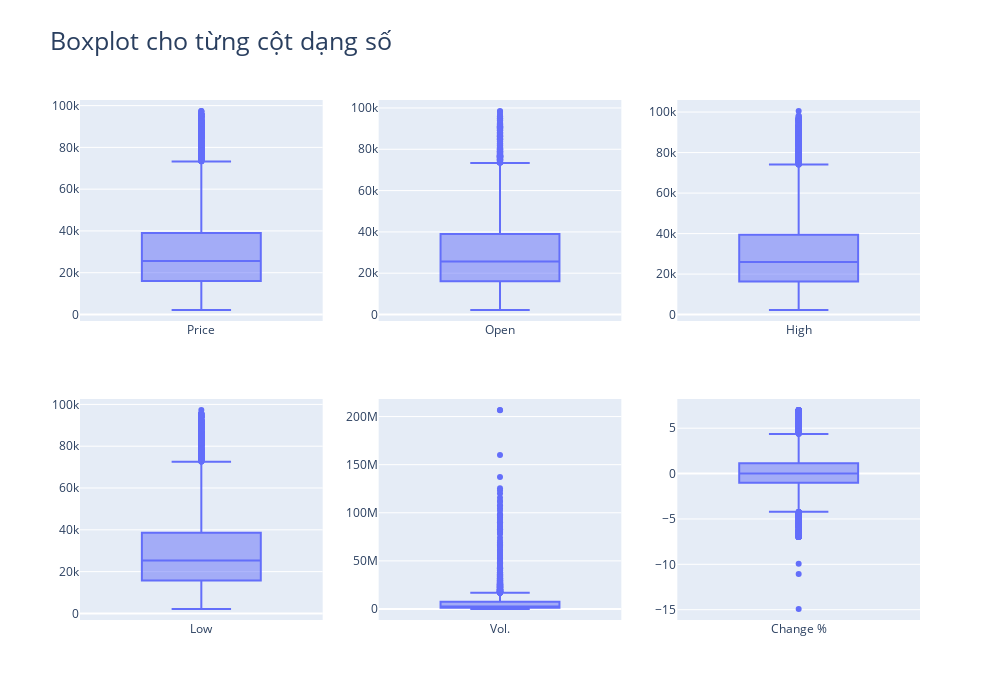

The notebook cell this image was saved under:
### Code cell
figure1 = px.box(full_df["Price"])
figure2 = px.box(full_df["Open"])
figure3 = px.box(full_df["High"])
figure4 = px.box(full_df["Low"])
figure5 = px.box(full_df["Vol."])
figure6 = px.box(full_df["Change %"])

figures = [figure1, figure2, figure3, figure4,figure5,figure6]
 
figure1_traces = []
figure2_traces = []
figure3_traces = []
figure4_traces = []
figure5_traces = []
figure6_traces = []

figure_traces = [figure1_traces,figure2_traces,figure3_traces,figure4_traces,figure5_traces,figure6_traces]

for (figure, figure_trace) in zip(figures,figure_traces):
    for trace in range(len(figure["data"])):
        figure_trace.append(figure["data"][trace])

# Create a 1x2 subplot
this_figure = sp.make_subplots(rows = 2, cols = 3)
this_figure.update_layout(height = 700, width = 1000, title_text = "Boxplot cho từng cột dạng số", title_font_size = 25)
row = 1
count = 1
# Get the Express fig broken down as traces and add the traces to the proper plot within the subplot
for figure_trace in figure_traces:
    for traces in figure_trace:
        this_figure.append_trace(traces, row = row, col = count)
    count += 1
    if count >3:
        row = 2 
        count =1
this_figure.show()

### Figure 1 — Plotly figure (JSON) as saved in the notebook; plotly's stock layout.template omitted (floating-point values rounded to 4 significant figures; data arrays with more than 128 entries replaced by an {"elided": "..."} marker saying what was removed)
{"data": [{"alignmentgroup": "True", "hovertemplate": "variable=%{x}<br>value=%{y}<extra></extra>", "legendgroup": "", "marker": {"color": "#636efa"}, "name": "", "notched": false, "offsetgroup": "", "orientation": "v", "showlegend": false, "type": "box", "x": {"elided": "8963 str values"}, "x0": " ", "xaxis": "x", "y": {"elided": "8963 float values"}, "y0": " ", "yaxis": "y"}, {"alignmentgroup": "True", "hovertemplate": "variable=%{x}<br>value=%{y}<extra></extra>", "legendgroup": "", "marker": {"color": "#636efa"}, "name": "", "notched": false, "offsetgroup": "", "orientation": "v", "showlegend": false, "type": "box", "x": {"elided": "8963 str values"}, "x0": " ", "xaxis": "x2", "y": {"elided": "8963 float values"}, "y0": " ", "yaxis": "y2"}, {"alignmentgroup": "True", "hovertemplate": "variable=%{x}<br>value=%{y}<extra></extra>", "legendgroup": "", "marker": {"color": "#636efa"}, "name": "", "notched": false, "offsetgroup": "", "orientation": "v", "showlegend": false, "type": "box", "x": {"elided": "8963 str values"}, "x0": " ", "xaxis": "x3", "y": {"elided": "8963 float values"}, "y0": " ", "yaxis": "y3"}, {"alignmentgroup": "True", "hovertemplate": "variable=%{x}<br>value=%{y}<extra></extra>", "legendgroup": "", "marker": {"color": "#636efa"}, "name": "", "notched": false, "offsetgroup": "", "orientation": "v", "showlegend": false, "type": "box", "x": {"elided": "8963 str values"}, "x0": " ", "xaxis": "x4", "y": {"elided": "8963 float values"}, "y0": " ", "yaxis": "y4"}, {"alignmentgroup": "True", "hovertemplate": "variable=%{x}<br>value=%{y}<extra></extra>", "legendgroup": "", "marker": {"color": "#636efa"}, "name": "", "notched": false, "offsetgroup": "", "orientation": "v", "showlegend": false, "type": "box", "x": {"elided": "8963 str values"}, "x0": " ", "xaxis": "x5", "y": {"elided": "8963 float values"}, "y0": " ", "yaxis": "y5"}, {"alignmentgroup": "True", "hovertemplate": "variable=%{x}<br>value=%{y}<extra></extra>", "legendgroup": "", "marker": {"color": "#636efa"}, "name": "", "notched": false, "offsetgroup": "", "orientation": "v", "showlegend": false, "type": "box", "x": {"elided": "8963 str values"}, "x0": " ", "xaxis": "x6", "y": {"elided": "8963 float values"}, "y0": " ", "yaxis": "y6"}], "layout": {"height": 700, "title": {"font": {"size": 25}, "text": "Boxplot cho từng cột dạng số"}, "width": 1000, "xaxis": {"anchor": "y", "domain": [0, 0.2889]}, "xaxis2": {"anchor": "y2", "domain": [0.3556, 0.6444]}, "xaxis3": {"anchor": "y3", "domain": [0.7111, 1]}, "xaxis4": {"anchor": "y4", "domain": [0, 0.2889]}, "xaxis5": {"anchor": "y5", "domain": [0.3556, 0.6444]}, "xaxis6": {"anchor": "y6", "domain": [0.7111, 1]}, "yaxis": {"anchor": "x", "domain": [0.575, 1]}, "yaxis2": {"anchor": "x2", "domain": [0.575, 1]}, "yaxis3": {"anchor": "x3", "domain": [0.575, 1]}, "yaxis4": {"anchor": "x4", "domain": [0, 0.425]}, "yaxis5": {"anchor": "x5", "domain": [0, 0.425]}, "yaxis6": {"anchor": "x6", "domain": [0, 0.425]}}}
